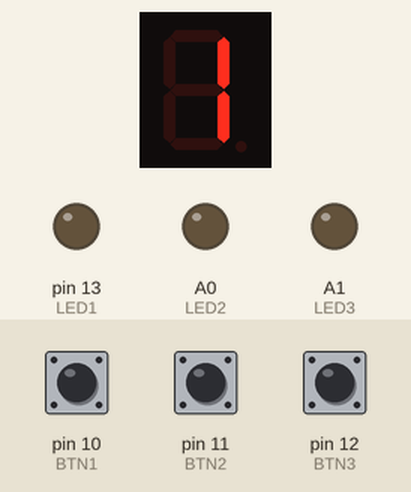
This sketch was run on a simulated Arduino Uno, built with avr-gcc and run on an emulated ATmega328P. Shown: 1-digit seven-segment display, output pins drawn as LEDs (lit = HIGH). Wiring (inferred from the names in the program): 1-digit 7-segment display, segments lit when HIGH: segments pin 2, pin 3, pin 4, pin 5, pin 6, pin 7, pin 8, pin 9. Inputs (shaded band) come from the test bench; at power-on: pin 12 (BTN3) HIGH, pin 10 (BTN1) HIGH, pin 11 (BTN2) HIGH. The segment pins are drawn as the display they are named for; pins used as bus, display or sensor lines are not drawn.

Above: at 1.2 s.
1.3 s: pin 12 (BTN3) pulled LOW for 0.15 s
At 3.9 s:
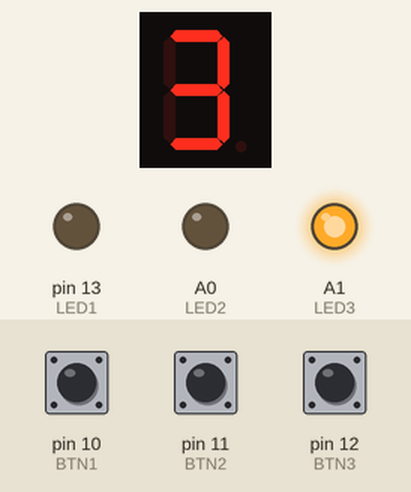
4.4 s: pin 10 (BTN1) pulled LOW for 0.15 s
At 7.2 s:
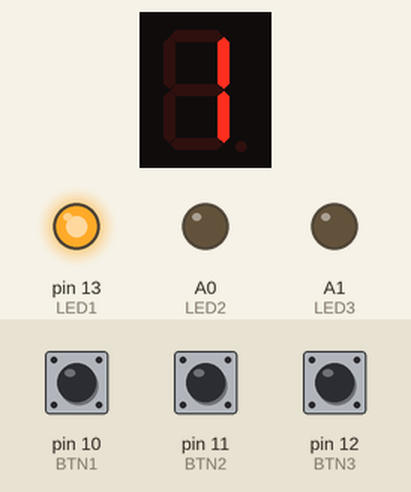
7.5 s: pin 11 (BTN2) pulled LOW for 0.15 s
At 9.0 s:
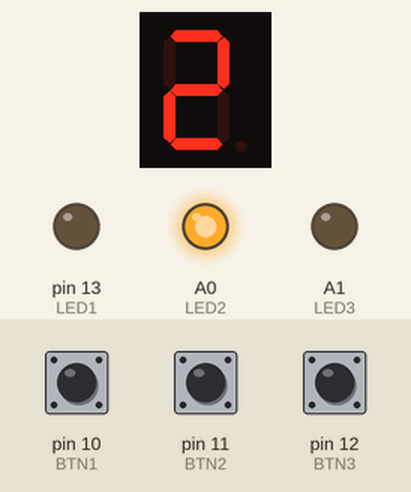
10.0 s: pin 10 (BTN1) pulled LOW for 1 s
At 10.8 s:
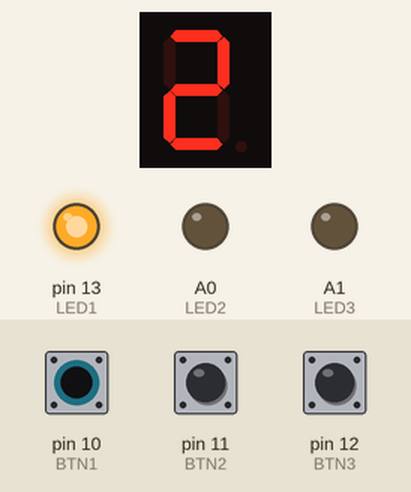
12.5 s: pin 11 (BTN2) pulled LOW for 1 s
At 13.3 s:
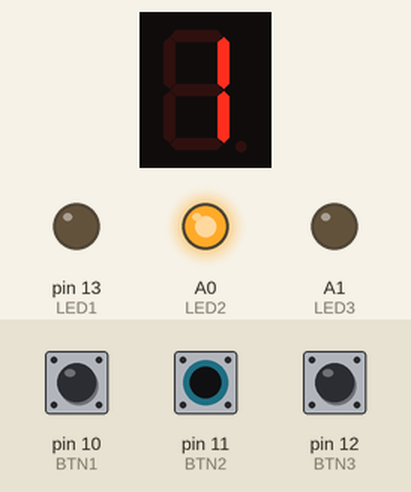
Timing chart, 0 to 15.5 s (numbered marks = the images above; inputs shaded):
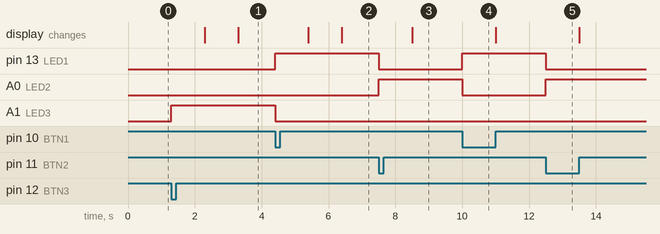

The sketch:

l_3_floors_with__7_segment_display_and_22mm_led_buttons_3-6v.ino
```cpp
// Cesta: elevator_panel_no_driver/elevator_panel_no_driver.ino

// Definovanie pinov pre každý segment 7-segmentového displeja
#define SEG_A 2
#define SEG_B 3
#define SEG_C 4
#define SEG_D 5
#define SEG_E 6
#define SEG_F 7
#define SEG_G 8
#define SEG_DP 9 // Desatinná bodka (ak nepoužívate, môžete vynechať)

// Piny tlačidiel
#define BTN1 10
#define BTN2 11
#define BTN3 12

// Piny LED tlačidiel
#define LED1 13
#define LED2 A0
#define LED3 A1

int currentFloor = 1;

// Mapovanie segmentov pre čísla 0–9 (1 znamená zapnutý segment)
const byte digitMap[10][7] = {
  {1, 1, 1, 1, 1, 1, 0}, // 0
  {0, 1, 1, 0, 0, 0, 0}, // 1
  {1, 1, 0, 1, 1, 0, 1}, // 2
  {1, 1, 1, 1, 0, 0, 1}, // 3
  {0, 1, 1, 0, 0, 1, 1}, // 4
  {1, 0, 1, 1, 0, 1, 1}, // 5
  {1, 0, 1, 1, 1, 1, 1}, // 6
  {1, 1, 1, 0, 0, 0, 0}, // 7
  {1, 1, 1, 1, 1, 1, 1}, // 8
  {1, 1, 1, 1, 0, 1, 1}  // 9
};

void setup() {
  // Inicializácia pinov pre 7-segmentový displej
  pinMode(SEG_A, OUTPUT);
  pinMode(SEG_B, OUTPUT);
  pinMode(SEG_C, OUTPUT);
  pinMode(SEG_D, OUTPUT);
  pinMode(SEG_E, OUTPUT);
  pinMode(SEG_F, OUTPUT);
  pinMode(SEG_G, OUTPUT);
  pinMode(SEG_DP, OUTPUT); // Ak nepoužívate, môžete ho vynechať

  // Inicializácia tlačidiel
  pinMode(BTN1, INPUT_PULLUP);
  pinMode(BTN2, INPUT_PULLUP);
  pinMode(BTN3, INPUT_PULLUP);

  // Inicializácia LED tlačidiel
  pinMode(LED1, OUTPUT);
  pinMode(LED2, OUTPUT);
  pinMode(LED3, OUTPUT);

  // Vypnúť všetky LED
  digitalWrite(LED1, LOW);
  digitalWrite(LED2, LOW);
  digitalWrite(LED3, LOW);

  // Zobraziť aktuálne poschodie
  displayDigit(currentFloor);
}

void loop() {
  // Kontrola tlačidiel
  if (digitalRead(BTN1) == LOW) {
    moveToFloor(1);
  } else if (digitalRead(BTN2) == LOW) {
    moveToFloor(2);
  } else if (digitalRead(BTN3) == LOW) {
    moveToFloor(3);
  }
}

void moveToFloor(int targetFloor) {
  if (targetFloor == currentFloor) return; // Už sme na poschodí

  // Indikácia LED pre poschodie
  updateLEDs(targetFloor);

  // Simulácia prechodu medzi poschodiami
  for (int i = currentFloor; i != targetFloor; i += (targetFloor > currentFloor ? 1 : -1)) {
    displayDigit(i);
    delay(1000); // Simuluje čas medzi poschodiami
  }

  // Aktualizácia na cieľové poschodie
  currentFloor = targetFloor;
  displayDigit(currentFloor);
}

void updateLEDs(int targetFloor) {
  // Vypnúť všetky LED
  digitalWrite(LED1, LOW);
  digitalWrite(LED2, LOW);
  digitalWrite(LED3, LOW);

  // Zapnúť LED pre cieľové poschodie
  switch (targetFloor) {
    case 1:
      digitalWrite(LED1, HIGH);
      break;
    case 2:
      digitalWrite(LED2, HIGH);
      break;
    case 3:
      digitalWrite(LED3, HIGH);
      break;
  }
}

void displayDigit(int digit) {
  // Zobraziť číslo na 7-segmentovom displeji
  digitalWrite(SEG_A, digitMap[digit][0]);
  digitalWrite(SEG_B, digitMap[digit][1]);
  digitalWrite(SEG_C, digitMap[digit][2]);
  digitalWrite(SEG_D, digitMap[digit][3]);
  digitalWrite(SEG_E, digitMap[digit][4]);
  digitalWrite(SEG_F, digitMap[digit][5]);
  digitalWrite(SEG_G, digitMap[digit][6]);
  // Ak nepoužívate DP (bodku), nechajte ju vypnutú
  digitalWrite(SEG_DP, LOW);
}
```

Measured:
- after the input at 1.3 s, A1 (LED3): LOW → HIGH at once; the display: first changes after 1.0 s (image 1 shows a later state)
- after the input at 4.4 s, pin 13 (LED1): LOW → HIGH at once; A1 (LED3): HIGH → LOW at once; the display: first changes after 1.0 s (image 2 shows a later state)
- after the input at 7.5 s, pin 13 (LED1): HIGH → LOW at once; A0 (LED2): LOW → HIGH at once; the display: changes after 1.0 s (image 3)
- after the input at 10.0 s, pin 13 (LED1): LOW → HIGH at once; A0 (LED2): HIGH → LOW at once
- after the input at 12.5 s, pin 13 (LED1): HIGH → LOW at once; A0 (LED2): LOW → HIGH at once
